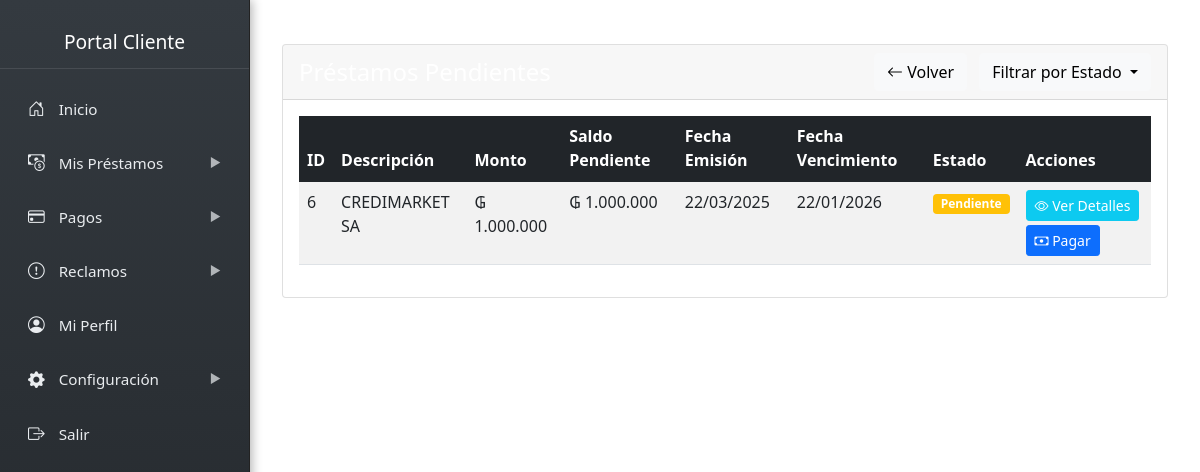
Screenshot of /cliente/prestamos/ver_prestamos.php?estado=pendiente (signed in) with the database file from the repository.
### tables this page shows
CREATE TABLE `deudas` (
  `id` int NOT NULL,
  `cliente_id` int NOT NULL,
  `politica_interes_id` int NOT NULL,
  `notas` text,
  `monto` decimal(12,2) NOT NULL,
  `cuotas` int NOT NULL DEFAULT '1',
  `fecha_emision` date NOT NULL,
  `saldo_pendiente` decimal(12,2) NOT NULL,
  `interes_acumulado` decimal(12,2) DEFAULT '0.00',
  `ultima_actualizacion_interes` date DEFAULT NULL,
  `descripcion` text,
  `fecha_vencimiento` date NOT NULL,
  `estado` enum('pendiente','pagado','vencido','cancelado') DEFAULT 'pendiente',
  `created_at` timestamp NULL DEFAULT CURRENT_TIMESTAMP,
  `monto_cuota` decimal(12,2) GENERATED ALWAYS AS ((`monto` / `cuotas`)) STORED
);

### cliente/prestamos/ver_prestamos.php (the view, shortened to what this page needs)
<?php
require_once '../include/cnx.php';
$cliente_id = $_SESSION['cliente_id'];
$estado_filtro = isset($_GET['estado']) ? $_GET['estado'] : null;
$query_base = "SELECT d.*, p.nombre as politica_nombre, p.tasa
               FROM deudas d
               JOIN politicas_interes p ON d.politica_interes_id = p.id
               WHERE d.cliente_id = ?";
if ($estado_filtro && in_array($estado_filtro, ['pendiente', 'vencido', 'pagado'])) {
    $query_base .= " AND d.estado = ?";
    $stmt = $pdo->prepare($query_base . " ORDER BY d.fecha_emision DESC");
    $stmt->execute([$cliente_id, $estado_filtro]);
} else {
    $stmt = $pdo->prepare($query_base . " ORDER BY d.fecha_emision DESC");
    $stmt->execute([$cliente_id]);
}
$prestamos = $stmt->fetchAll();
function formatMoney($amount) {
    return '₲ ' . number_format($amount, 0, ',', '.');
}
include '../include/sidebar.php';
?>
<div class="content-wrapper">
    <div class="container mt-4">
        <div class="row">
            <div class="col-md-12 mb-4">
                <div class="card">
                    <div class="card-header bg-custom text-white d-flex justify-content-between align-items-center">
                        <h4 class="mb-0">
                        </h4>
                        <div>
                            <a href="../index.php" class="btn btn-light me-2">
                                <i class="bi bi-arrow-left"></i> Volver
                            </a>
                            <div class="btn-group">
                                <button type="button" class="btn btn-light dropdown-toggle" data-bs-toggle="dropdown" aria-expanded="false">
                                    Filtrar por Estado
                                </button>
                            </div>
                        </div>
                    </div>
                    <div class="card-body">
                        <?php if (count($prestamos) > 0): ?>
                            <div class="table-responsive">
                                <table class="table table-striped table-hover">
                                    <thead class="table-dark">
                                        <tr>
                                            <th class="text-white">ID</th>
                                            <th class="text-white">Descripción</th>
                                            <th class="text-white">Monto</th>
                                            <th class="text-white">Saldo Pendiente</th>
                                            <th class="text-white">Fecha Emisión</th>
                                            <th class="text-white">Fecha Vencimiento</th>
                                            <th class="text-white">Estado</th>
                                            <th class="text-white">Acciones</th>
                                        </tr>
                                    </thead>
                                    <tbody>
                                        <?php foreach ($prestamos as $prestamo): ?>
                                            <tr>
                                                <td><?php echo $prestamo['id']; ?></td>
                                                <td><?php echo htmlspecialchars($prestamo['descripcion']); ?></td>
                                                <td><?php echo formatMoney($prestamo['monto']); ?></td>
                                                <td><?php echo formatMoney($prestamo['saldo_pendiente']); ?></td>
                                                <td><?php echo date('d/m/Y', strtotime($prestamo['fecha_emision'])); ?></td>
                                                <td><?php echo date('d/m/Y', strtotime($prestamo['fecha_vencimiento'])); ?></td>
                                                <td>
                                                    <?php
                                                    $estado_class = '';
                                                    switch($prestamo['estado']) {
                                                        case 'pendiente':
                                                            $estado_class = 'badge bg-warning';
                                                            break;
                                                    }
                                                    ?>
                                                    <span class="<?php echo $estado_class; ?>">
                                                        <?php echo ucfirst($prestamo['estado']); ?>
                                                    </span>
                                                </td>
                                                <td>
                                                    <a href="detalle_prestamo.php?id=<?php echo $prestamo['id']; ?>" class="btn btn-sm btn-info text-white">
                                                        <i class="bi bi-eye"></i> Ver Detalles
                                                    </a>
                                                    <?php if ($prestamo['estado'] != 'pagado'): ?>
                                                    <a href="../pagos/realizar_pago.php?deuda_id=<?php echo $prestamo['id']; ?>" class="btn btn-sm btn-primary mt-1">
                                                        <i class="bi bi-cash"></i> Pagar
                                                    </a>
                                                    <?php endif; ?>
                                                </td>
                                            </tr>
                                        <?php endforeach; ?>
                                    </tbody>
                                </table>
                            </div>
                        <?php endif; ?>
                    </div>
                </div>
            </div>
        </div>
    </div>
</div>

### cliente/include/sidebar.php (style rules this page uses)
.content-wrapper { margin-left: 250px; padding: 20px; transition: background-color 0.3s ease; }

### rows the page displays
deudas: id "6", descripcion "CREDIMARKET SA", monto "₲ 1.000.000", saldo_pendiente "₲ 1.000.000", fecha_emision "22/03/2025", fecha_vencimiento "22/01/2026", estado "Pendiente"
